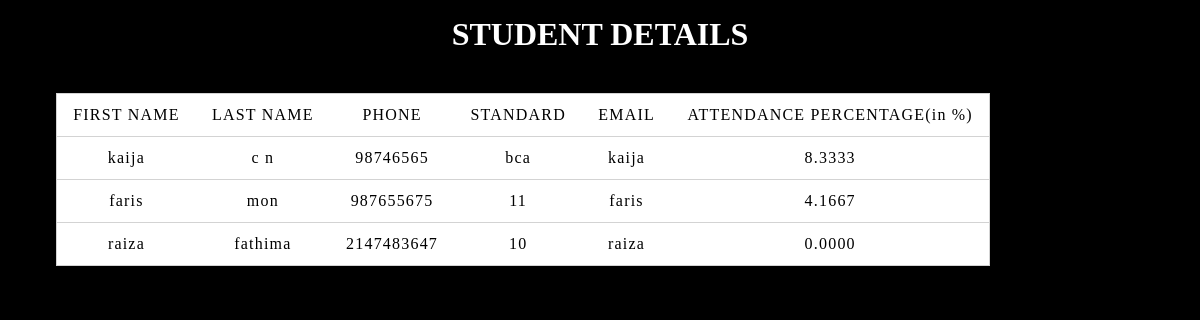
Page /project/viewstudent.php on the committed database.
### tables this page shows
CREATE TABLE IF NOT EXISTS `students` (
  `studentid` int NOT NULL AUTO_INCREMENT,
  `id` int NOT NULL,
  `firstname` varchar(15) NOT NULL,
  `lastname` varchar(15) NOT NULL,
  `stdstudying` varchar(15) NOT NULL,
  `phone` int NOT NULL,
  `email` varchar(20) NOT NULL,
  PRIMARY KEY (`studentid`)
);

### project/viewstudent.php (the view, shortened to what this page needs)
<html>
<head>
	<CENTER>
<h1 style="color:white;">STUDENT DETAILS</h1>
</CENTER>
</head>
<body>
 	<table>
 	  <tr>
 	  	<th>FIRST NAME</th>
 	  	<th>LAST NAME</th>
 	  	<th>PHONE</th>
        <th>STANDARD</th>
        <th>EMAIL</th>
		<th>ATTENDANCE PERCENTAGE(in %)</th>
 	  </tr>
 	  <?php
       include 'connection.php';
       $q="SELECT firstname,lastname,phone,stdstudying,email,studentid from students";
       $r=mysqli_query($con,$q);
       while($s=mysqli_fetch_array($r))
       {
       echo '<tr>';
       echo '<th>'.$s['firstname'].'</th>';
       echo '<th>'.$s['lastname'].'</th>';
       echo '<th>'.$s['phone'].'</th>';
       echo '<th>'.$s['stdstudying'].'</th>';
       echo '<th>'.$s['email'].'</th>';
	    $q1="SELECT SUM(if( attend = 'present',1, 0))*100/(select count(att_date)  from studentattendance) AS present
	   FROM studentattendance WHERE student_id = ".$s['studentid']." AND att_date LIKE '2023%'";
	   $rs=mysqli_query($con,$q1);
       while($ss=mysqli_fetch_array($rs))
       {
		echo '<th>'.$ss['present'].'</th>';
	   }
       echo '</tr>';
      }
 	  ?>
    </table>
</body>
</html>

### project/viewstudent.php (style rules this page uses)
body { margin: 1rem; background:url(""); background-size:cover; background-repeat:no-repeat; background-color:black; }
table { --accent-color: #362f4b; --text-color: black; --bgColorDarker: white; --bgColorLighter: white; --insideBorderColor: lightgray; width: 80%; margin: 40; padding: -10; border: 1px solid var(--accent-color); border-collapse: collapse; color: var(--text-color); table-layout: center; }
table tbody tr { border: 1px solid var(--insideBorderColor); background-color: var(--bgColorDarker); }
table tbody tr:nth-child(odd) { background-color: var(--bgColorLighter); }
table th { letter-spacing: 0.075rem; }
table th, table td { padding: 0.75rem 1rem; font-weight: normal; text-align: center; }
table th:nth-child(4), table td:nth-child(4) { text-align: center; }

### rows in the picture
students: firstname "kaija", lastname "c n", phone "98746565", stdstudying "bca", email "kaija", present "8.3333"
students: firstname "faris", lastname "mon", phone "987655675", stdstudying "11", email "faris", present "4.1667"
students: firstname "raiza", lastname "fathima", phone "2147483647", stdstudying "10", email "raiza", present "0.0000"
